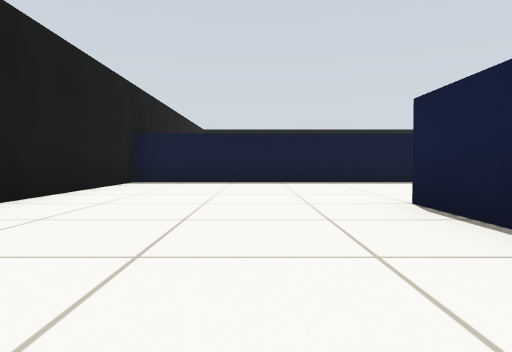
View 1 (above)

20 first-person views from a walk through a robot-simulator world made for Gazebo. The camera is 0.39 m above the floor, tilts 2° down and sees 70° across. The floor is counted in squares, 1 m on a side. Each view is taken from the middle of a square. On the plan, view 1 faces up. The plan holds only what a view shows up to about 9 squares ahead; the rest is blank.

View 2
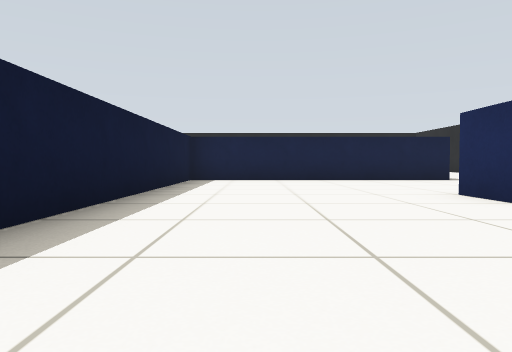

View 3
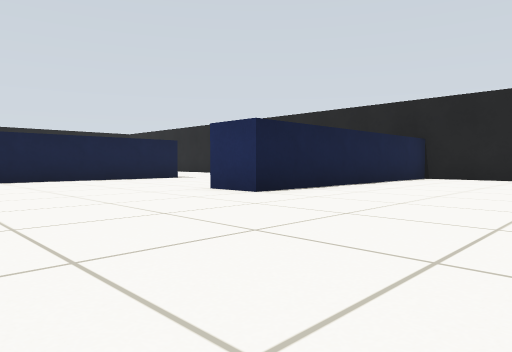

View 4
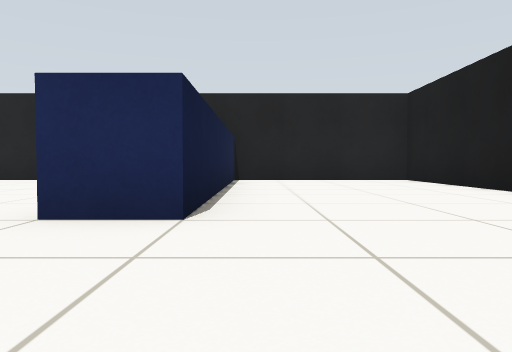

View 5
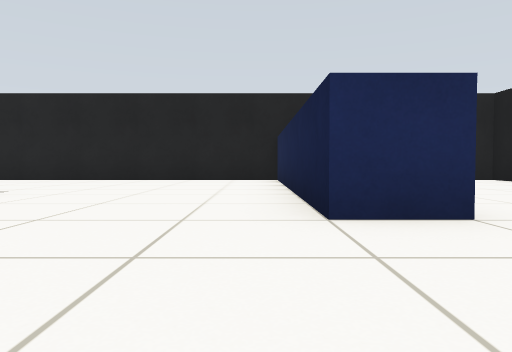

View 6
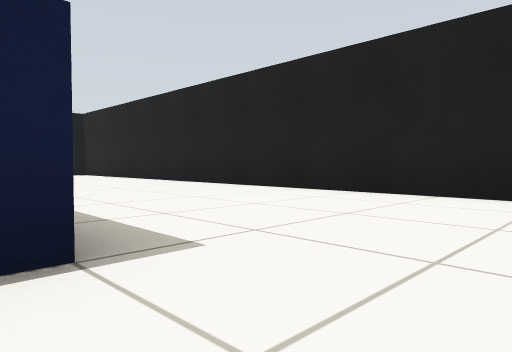

View 7
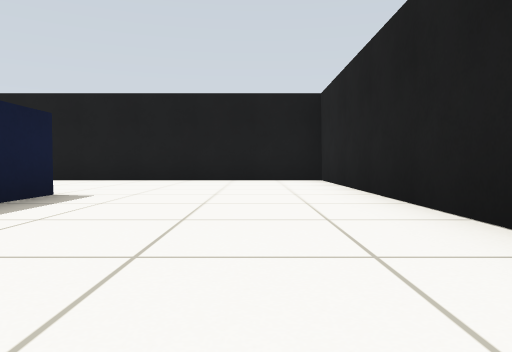

View 8
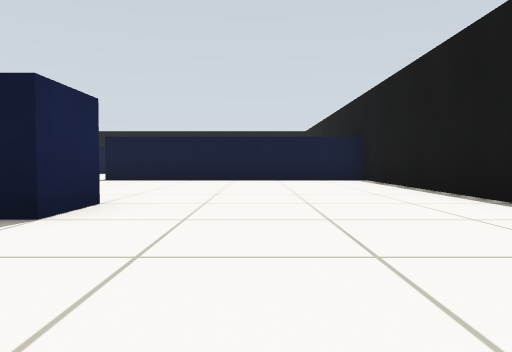

View 9
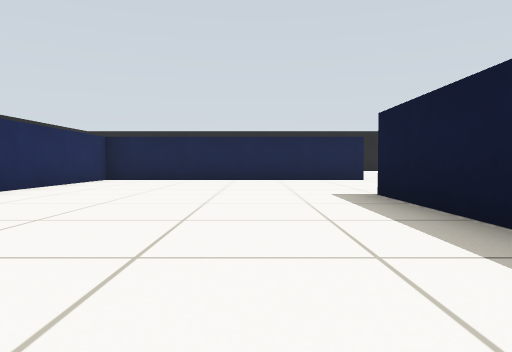

View 10
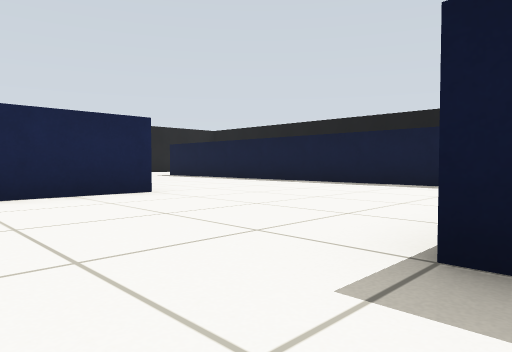

View 11
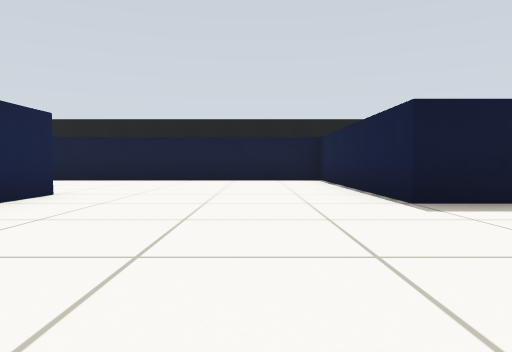

View 12
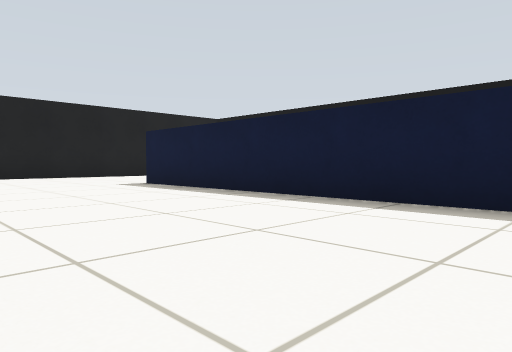

View 13
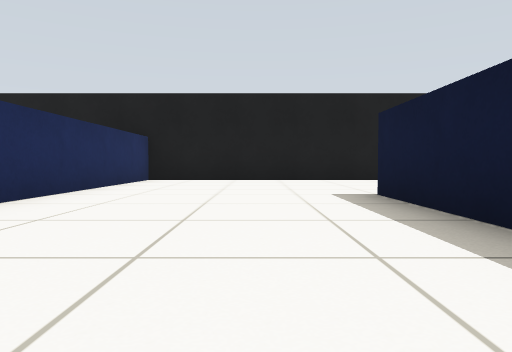

View 14
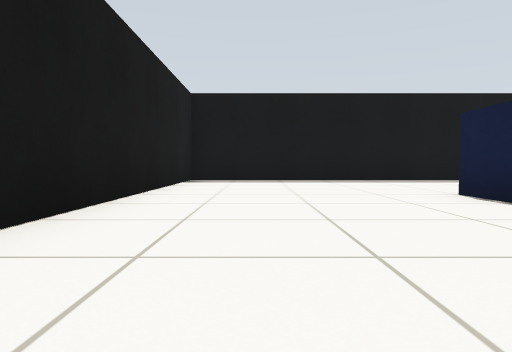

View 15
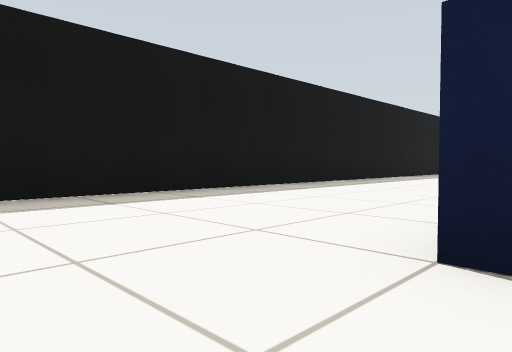

View 16
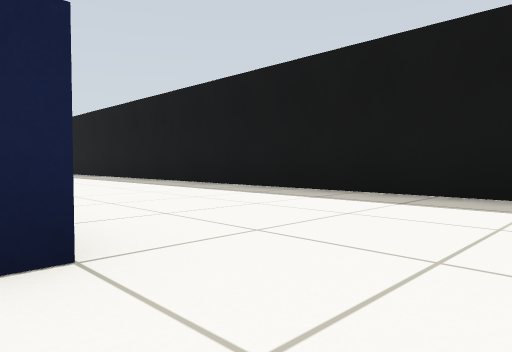

View 17
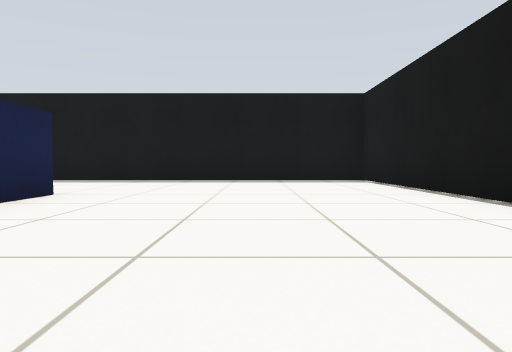

View 18
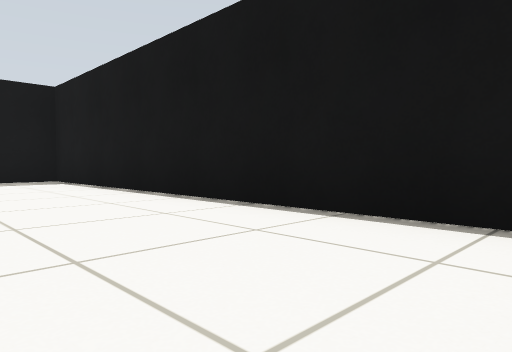

View 19
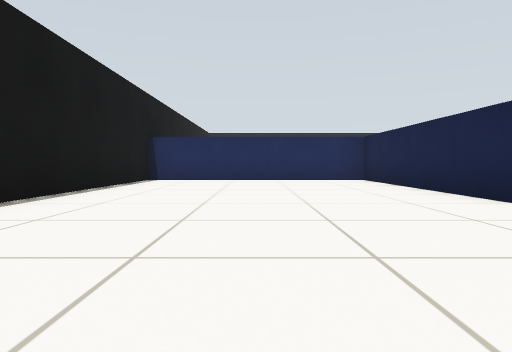

View 20
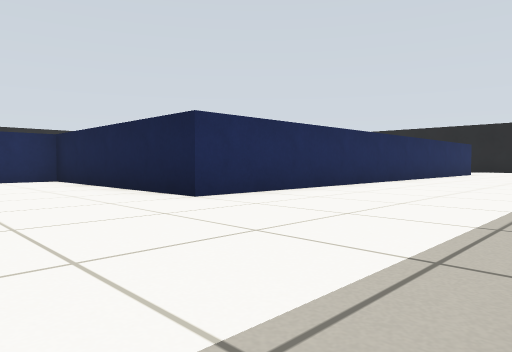

### Floor plan
Points are (right, up) in squares from view 1. A wall is a line through its corners. A room is listed if a view was taken in it or the views show most of it. See-through windows are left out.
Room 1 (views 1, 2, 3, 4, 5, 6, 7, 8, 9, 10, 11, 12, 13, 14, 15, 16, 17, 18, 19, 20)
walls: (7.5, 8.6) (7.5, 2.5) (11.1, 2.5); (5.6, 13.5) (12.5, 13.5) (12.5, 8.5) (17.5, 8.5) (17.5, 17.5) (-2.5, 17.5) (-2.5, 8.5) (2.5, 8.5); (6.5, 1.4) (6.5, 7.5) (-2.5, 7.5) (-2.5, 3.5); (13.5, 2.5) (13.5, 1.5) (12.5, 1.5); (-2.5, 1) (-2.5, -2.5) (1.5, -2.5) (1.5, 3.5) (2.5, 3.5) (2.5, -2.5) (17.5, -2.5) (17.5, 7.5) (11.5, 7.5) (11.5, 12.5) (1.5, 12.5) (1.5, 13.5)

Positions as (right, up) in squares from view 1, and headings:
1: (0, 0), facing up
2: (-2, 6), facing right
3: (-2, 7), facing down-right
4: (1, 6), facing down
5: (3, 6), facing down
6: (5, 2), facing down-right
7: (9, -1), facing right
8: (15, -1), facing up
9: (16, 6), facing left
10: (12, 6), facing up-left
11: (10, 4), facing up
12: (8, 9), facing up-left
13: (6, 11), facing left
14: (-1, 9), facing up
15: (0, 13), facing up-right
16: (14, 13), facing up-left
17: (15, 9), facing up
18: (15, 9), facing up-right
19: (15, 17), facing down
20: (15, 17), facing down-left
